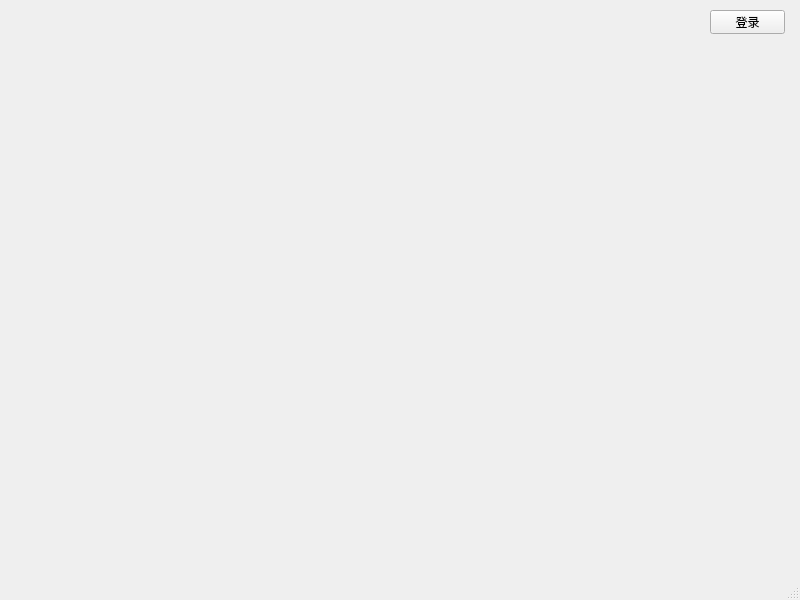
<?xml version="1.0" encoding="UTF-8"?>
<ui version="4.0">
 <class>MainWindow</class>
 <widget class="QMainWindow" name="MainWindow">
  <property name="geometry">
   <rect>
    <x>0</x>
    <y>0</y>
    <width>800</width>
    <height>600</height>
   </rect>
  </property>
  <property name="windowTitle">
   <string>MainWindow</string>
  </property>
  <widget class="QWidget" name="centralwidget">
   <widget class="QPushButton" name="btnLogin">
    <property name="geometry">
     <rect>
      <x>710</x>
      <y>10</y>
      <width>75</width>
      <height>24</height>
     </rect>
    </property>
    <property name="text">
     <string>登录</string>
    </property>
   </widget>
  </widget>
  <widget class="QMenuBar" name="menubar">
   <property name="geometry">
    <rect>
     <x>0</x>
     <y>0</y>
     <width>800</width>
     <height>22</height>
    </rect>
   </property>
  </widget>
  <widget class="QStatusBar" name="statusbar"/>
 </widget>
 <resources/>
 <connections/>
</ui>
